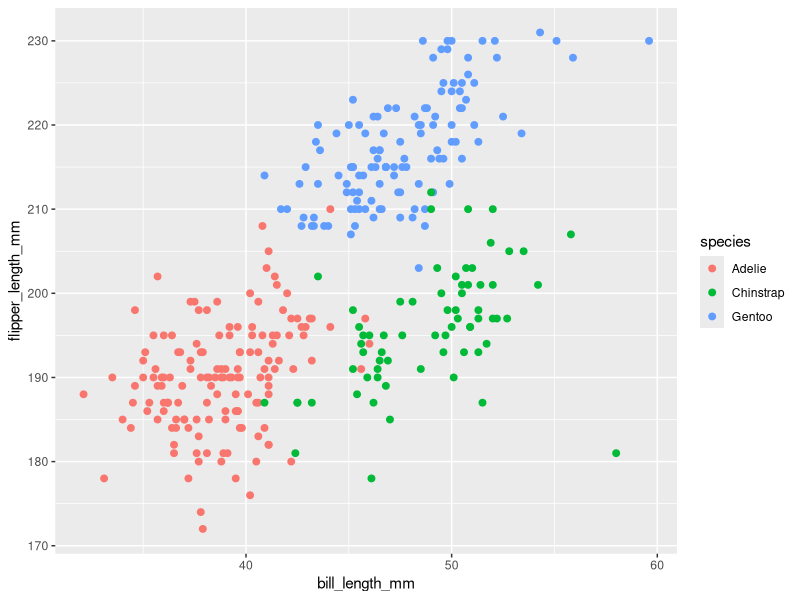

The R script that drew this image:
install.packages("palmerpenguins")
library(palmerpenguins)
data(penguins)
dim(penguins)
str(penguins)
colSums(is.na(penguins))
penguins <- na.omit(penguins)
library(ggplot2)
ggplot(penguins,aes(x=bill_length_mm,y=flipper_length_mm,colour=species
))+geom_point(size=2)
set.seed(42)
cluster.penguins <- kmeans(x=penguins[,c(3,5)],centers=2,iter.max =
                             50)
